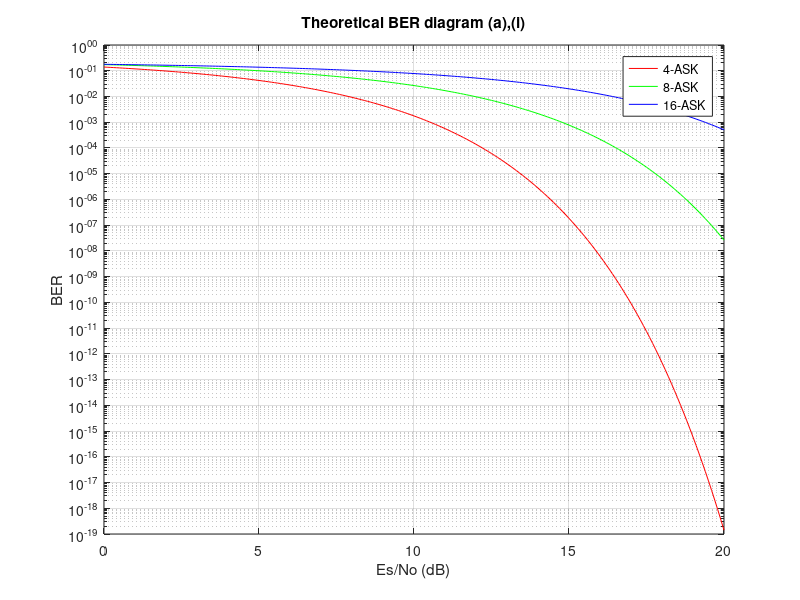

Write the MATLAB code that produced this figure. (Note: this script raises an error after producing the figure.)
clc
close all;
clear all;

%Part 2 - Eirini Donti
%(a)
  %(i)
  k=2;%4-ASK %k=mod(19839,2)+3;
  L=2^k; M=50000.0;
  EbNo_dB = 0:0.1:20;
  EbNo_linear = 10.^(EbNo_dB/10);
  Pe = ((L-1)/L)*erfc(sqrt((3*log2(L)/(L^2-1)).*EbNo_linear));
  BER4 = Pe./log2(L);
  figure; S1=semilogy(EbNo_dB,BER4,'r'); hold on
  
  k=3;%8-ASK
  L=2^k; M=50000.0;
  Pe = ((L-1)/L)*erfc(sqrt((3*log2(L)/(L^2-1)).*EbNo_linear));
  BER8 = Pe./log2(L);
  S2=semilogy(EbNo_dB,BER8,'g'); legend('8-ASK');

  k=4;%16-ASK
  L=2^k; M=50000.0;
  Pe = ((L-1)/L)*erfc(sqrt((3*log2(L)/(L^2-1)).*EbNo_linear));
  BER16 = Pe./log2(L);
  S3=semilogy(EbNo_dB,BER16,'b'); legend('16-ASK');
  title('Theoretical BER diagram (a),(i)');
  xlabel('Es/No (dB)'); ylabel('BER'); grid on;
  S=[S1;S2;S3];
  legend(S,'4-ASK','8-ASK','16-ASK');
  hold off;
  %(ii)
Pe=[];%4-ASK
for EbNo = 1:20
    errors=ask_errors(2,50000,16,EbNo); 
    Pe=[Pe; errors./50000];
end   
   BER=Pe./log2(L);
   EbNo_dB= 1:20;
  figure; s1=semilogy(EbNo_dB,BER,'ok'); hold on;

Pe=[]; %8-ASK
for EbNo = 1:20
    errors=ask_errors(3,50000,16,EbNo);
    Pe=[Pe; errors./50000];
end   
   BER=Pe./log2(L);
   EbNo_dB= 1:20;
   s2=semilogy(EbNo_dB,BER,'+');

 Pe=[];%16-ASK
for EbNo = 1:20
    errors=ask_errors(4,50000,16,EbNo);
    Pe=[Pe; errors./50000];
end   
   BER=Pe./log2(L);
   EbNo_dB= 1:20;
   s3=semilogy(EbNo_dB,BER,'x');
   title('Theoretical BER diagram (a),(ii)');
   xlabel('Es/No (dB)'); ylabel('BER'); grid on;
  s=[s1;s2;s3];
  legend(s,'4-ASK','8-ASK','16-ASK');
  hold off;
 % S=[S1;S2;S3;s1;s2;s3];
 % legend(S,'4-ASK','8-ASK','16-ASK','4-ASK','8-ASK','16-ASK');
 
% %(b)
% function [ber,numBits] = ask_ber_func(EbNo, maxNumErrs, maxNumBits)
% % Import Java class for BERTool.
% import com.mathworks.toolbox.comm.BERTool.*;
% % Initialize variables related to exit criteria.
% totErr = 0; % Number of errors observed
% numBits = 0; % Number of bits processed
% % Α. --- Set up parameters. ---
% % --- INSERT YOUR CODE HERE.
% k=3; % number of bits per symbol
% Nsymb=2000; % number of symbols in each run
% nsamp=16; % oversampling,i.e. number of samples per T
% % Simulate until number of errors exceeds maxNumErrs
% % or number of bits processed exceeds maxNumBits.
% while((totErr < maxNumErrs) && (numBits < maxNumBits))
%  % Check if the user clicked the Stop button of BERTool.
%  if (BERTool.*getSimulationStop)
%  break;
%  end
%  % Β. --- INSERT YOUR CODE HERE.
%  errors=ask_errors(k,Nsymb,nsamp,EbNo);
%  % Assume Gray coding: 1 symbol error ==> 1 bit error
%  totErr=totErr+errors;
%  numBits=numBits + k*Nsymb;
% end % End of loop
% % Compute the BER
% ber = totErr/numBits;
% end